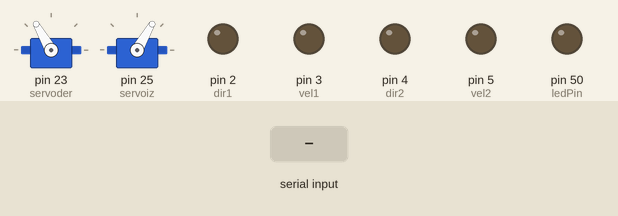
Recording of a sketch running on a simulated Arduino Mega 2560, built with avr-gcc and run on an emulated ATmega2560. Shown: 2 × servo, output pins drawn as LEDs (lit = HIGH). The test bench sets the inputs (shaded band).

Above: at 1.2 s.
1.3 s: "D" received over Serial
At 2.3 s:
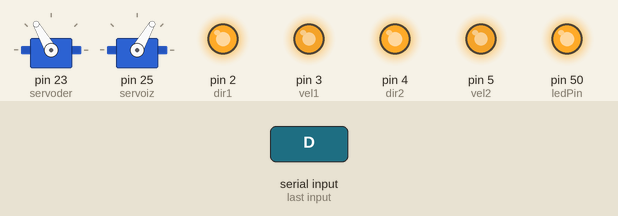
At 18.7 s:
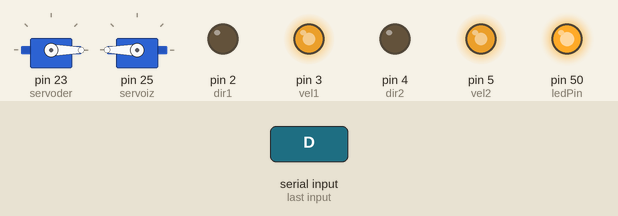
Timing chart, 0 to 22.3 s (numbered marks = the images above; inputs shaded):
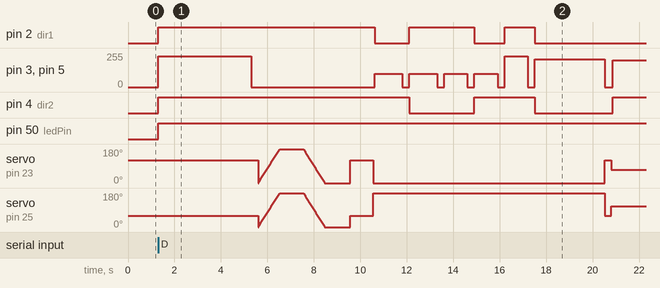

Measured:
- after the input at 1.3 s, pin 2 (dir1): goes HIGH 9.3 s, LOW 1.5 s, HIGH 2.8 s, LOW 1.3 s, HIGH 1.3 s, then LOW, starting at once; pin 3 (vel1): 0/255 → 230/255 at once, → 0/255 4.0 s later, → 100/255 5.3 s later, → 0/255 1.2 s later, … (15 changes in this stretch)

The sketch:

alegria.ino
```cpp
#include <SoftwareSerial.h>
#include <Servo.h>
#include <Wire.h>
#include <Arduino.h>

int dir1 = 2;
int vel1 = 3;
int dir2 = 4;
int vel2 = 5;

int ledPin = 50;
Servo servoder;
Servo servoiz;

char mensaje;


void setup()

{
  Serial.begin(9600);
  pinMode(dir1, OUTPUT);
  pinMode(vel1, OUTPUT);
  pinMode(dir2, OUTPUT);
  pinMode(vel2, OUTPUT);
  pinMode (ledPin,OUTPUT);

  servoder.attach(23);   // Servo 1 en pin 23
  servoiz.attach(25);  // Servo 2 en pin 25

  servoder.write(120);
  servoiz.write(60);
}

void loop()

{


 if(Serial.available() > 0){

 mensaje = Serial.read();


   if(mensaje == 'D'){
digitalWrite (ledPin, HIGH);


adelante () ;

delay (4000);

stop () ;

delay (300);

cruzarbrazos();

delay (100);

inicio ();

delay (1000);
brazoarriba();

izquierda ();

delay (1200);

stop ();
delay (300);

derecha ();

delay (1200);

stop ();

delay (300);

derecha ();
delay(1000);

stop ();

delay (300);

izquierda ();

delay (1000);


stop ();
 delay (300);

 adelante();

 delay (1000);

 stop ();

 delay (300);

 atras ();

 delay (3000);

 inicio();

 stop ();

 delay (300);

 brazoabierto();

 vuelta ();

 delay (9500);

 stop ();

delay (100);

atras ();

delay (1000);

stop();


 delay (5000);
 digitalWrite (ledPin, LOW);

 stop ();


    }

 }


}

void atras ()
{

digitalWrite(dir1, 0);
  digitalWrite(dir2, 0);
  analogWrite(vel1, 210);
  analogWrite(vel2, 210);


}


void adelante ()
{
digitalWrite(dir1, 1);
     digitalWrite(dir2, 1);
     analogWrite(vel1, 230);
     analogWrite(vel2, 230);


}


void izquierda ()

{
digitalWrite(dir1, 0);
 digitalWrite(dir2, 1);
 analogWrite(vel1, 100);
 analogWrite(vel2, 100);


}

void derecha ()

{

   digitalWrite(dir1, 1);
     digitalWrite(dir2, 0);
     analogWrite(vel1, 100);
     analogWrite(vel2, 100);

}

void stop ()

{

  analogWrite(vel1, 0);
  analogWrite(vel2, 0);

}

void vuelta ()

{

 digitalWrite(dir1, 0);
 digitalWrite(dir2, 1);
 analogWrite(vel1, 200);
 analogWrite(vel2, 200);

}

void cruzarbrazos()

{
   for (int pos = 0; pos <= 180; pos += 1) {
    servoder.write(pos);
    servoiz.write(pos);
    delay(5);
  }
  delay(1000);

  for (int pos = 180; pos >= 0; pos -= 1) {
    servoder.write(pos);
    servoiz.write(pos);
    delay(5);
  }
  delay(1000);
}


void brazoabierto()


{
servoder.write(70);
  servoiz.write(110);
  delay (50);

}

void brazoarriba()

{
servoder.write(0);
  servoiz.write(180);
  delay (50);

}

void inicio()

{
servoder.write(120);
servoiz.write(60);

}
```
